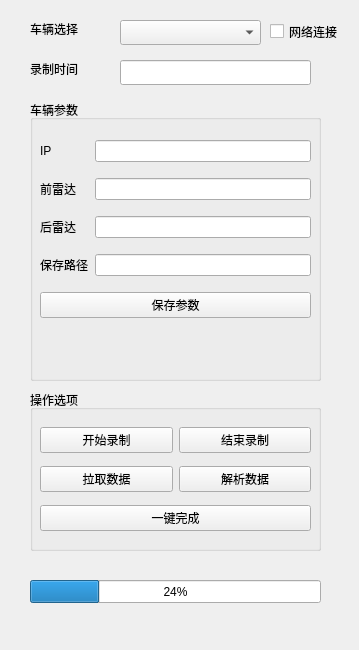
<?xml version="1.0" encoding="UTF-8"?>
<ui version="4.0">
 <class>ParseDataForm</class>
 <widget class="QWidget" name="ParseDataForm">
  <property name="geometry">
   <rect>
    <x>0</x>
    <y>0</y>
    <width>359</width>
    <height>650</height>
   </rect>
  </property>
  <property name="windowTitle">
   <string>Form</string>
  </property>
  <widget class="QComboBox" name="comboBox">
   <property name="geometry">
    <rect>
     <x>120</x>
     <y>20</y>
     <width>141</width>
     <height>25</height>
    </rect>
   </property>
  </widget>
  <widget class="QLabel" name="label">
   <property name="geometry">
    <rect>
     <x>30</x>
     <y>20</y>
     <width>67</width>
     <height>17</height>
    </rect>
   </property>
   <property name="text">
    <string>车辆选择</string>
   </property>
  </widget>
  <widget class="QLabel" name="time1">
   <property name="geometry">
    <rect>
     <x>30</x>
     <y>60</y>
     <width>67</width>
     <height>17</height>
    </rect>
   </property>
   <property name="text">
    <string>录制时间</string>
   </property>
  </widget>
  <widget class="QLineEdit" name="time2">
   <property name="geometry">
    <rect>
     <x>120</x>
     <y>60</y>
     <width>191</width>
     <height>25</height>
    </rect>
   </property>
  </widget>
  <widget class="QGroupBox" name="groupBox">
   <property name="geometry">
    <rect>
     <x>30</x>
     <y>100</y>
     <width>291</width>
     <height>281</height>
    </rect>
   </property>
   <property name="title">
    <string>车辆参数</string>
   </property>
   <widget class="QWidget" name="gridLayoutWidget">
    <property name="geometry">
     <rect>
      <x>10</x>
      <y>30</y>
      <width>271</width>
      <height>201</height>
     </rect>
    </property>
    <layout class="QGridLayout" name="gridLayout">
     <item row="0" column="1">
      <widget class="QLineEdit" name="ip2"/>
     </item>
     <item row="1" column="0">
      <widget class="QLabel" name="lf1">
       <property name="text">
        <string>前雷达</string>
       </property>
      </widget>
     </item>
     <item row="0" column="0">
      <widget class="QLabel" name="ip1">
       <property name="text">
        <string>IP</string>
       </property>
      </widget>
     </item>
     <item row="4" column="0" colspan="2">
      <widget class="QPushButton" name="saveButton">
       <property name="toolTip">
        <string>&lt;html&gt;&lt;head/&gt;&lt;body&gt;&lt;p&gt;保存的参数仅在该窗口有效，不会更改配置文件&lt;/p&gt;&lt;/body&gt;&lt;/html&gt;</string>
       </property>
       <property name="text">
        <string>保存参数</string>
       </property>
      </widget>
     </item>
     <item row="1" column="1">
      <widget class="QLineEdit" name="lf2"/>
     </item>
     <item row="2" column="0">
      <widget class="QLabel" name="bf1">
       <property name="text">
        <string>后雷达</string>
       </property>
      </widget>
     </item>
     <item row="2" column="1">
      <widget class="QLineEdit" name="lb2"/>
     </item>
     <item row="3" column="0">
      <widget class="QLabel" name="savepath1">
       <property name="text">
        <string>保存路径</string>
       </property>
      </widget>
     </item>
     <item row="3" column="1">
      <widget class="QLineEdit" name="savepath2"/>
     </item>
    </layout>
   </widget>
  </widget>
  <widget class="QGroupBox" name="groupBox_2">
   <property name="geometry">
    <rect>
     <x>30</x>
     <y>390</y>
     <width>291</width>
     <height>161</height>
    </rect>
   </property>
   <property name="title">
    <string>操作选项</string>
   </property>
   <widget class="QWidget" name="gridLayoutWidget_2">
    <property name="geometry">
     <rect>
      <x>10</x>
      <y>30</y>
      <width>271</width>
      <height>121</height>
     </rect>
    </property>
    <layout class="QGridLayout" name="gridLayout_2">
     <item row="0" column="0">
      <widget class="QPushButton" name="start">
       <property name="toolTip">
        <string>&lt;html&gt;&lt;head/&gt;&lt;body&gt;&lt;p&gt;点击开始录制包&lt;/p&gt;&lt;/body&gt;&lt;/html&gt;</string>
       </property>
       <property name="text">
        <string>开始录制</string>
       </property>
      </widget>
     </item>
     <item row="0" column="1">
      <widget class="QPushButton" name="end">
       <property name="toolTip">
        <string>&lt;html&gt;&lt;head/&gt;&lt;body&gt;&lt;p&gt;点击结束录制包&lt;/p&gt;&lt;/body&gt;&lt;/html&gt;</string>
       </property>
       <property name="text">
        <string>结束录制</string>
       </property>
      </widget>
     </item>
     <item row="1" column="1">
      <widget class="QPushButton" name="parse">
       <property name="toolTip">
        <string>&lt;html&gt;&lt;head/&gt;&lt;body&gt;&lt;p&gt;把数据解析为调试的文件格式&lt;/p&gt;&lt;/body&gt;&lt;/html&gt;</string>
       </property>
       <property name="text">
        <string>解析数据</string>
       </property>
      </widget>
     </item>
     <item row="1" column="0">
      <widget class="QPushButton" name="transmit">
       <property name="toolTip">
        <string>&lt;html&gt;&lt;head/&gt;&lt;body&gt;&lt;p&gt;把数据传递至本地&lt;/p&gt;&lt;/body&gt;&lt;/html&gt;</string>
       </property>
       <property name="text">
        <string>拉取数据</string>
       </property>
      </widget>
     </item>
     <item row="2" column="0" colspan="2">
      <widget class="QPushButton" name="allAuto">
       <property name="toolTip">
        <string>&lt;html&gt;&lt;head/&gt;&lt;body&gt;&lt;p&gt;按照设定的规则自动完成录制拉取解析; 用时间命名文件夹&lt;/p&gt;&lt;/body&gt;&lt;/html&gt;</string>
       </property>
       <property name="text">
        <string>一键完成</string>
       </property>
      </widget>
     </item>
    </layout>
   </widget>
  </widget>
  <widget class="QCheckBox" name="checkBox">
   <property name="geometry">
    <rect>
     <x>270</x>
     <y>20</y>
     <width>92</width>
     <height>23</height>
    </rect>
   </property>
   <property name="text">
    <string>网络连接</string>
   </property>
  </widget>
  <widget class="QProgressBar" name="progressBar">
   <property name="geometry">
    <rect>
     <x>30</x>
     <y>580</y>
     <width>291</width>
     <height>23</height>
    </rect>
   </property>
   <property name="value">
    <number>24</number>
   </property>
  </widget>
 </widget>
 <resources/>
 <connections/>
</ui>
